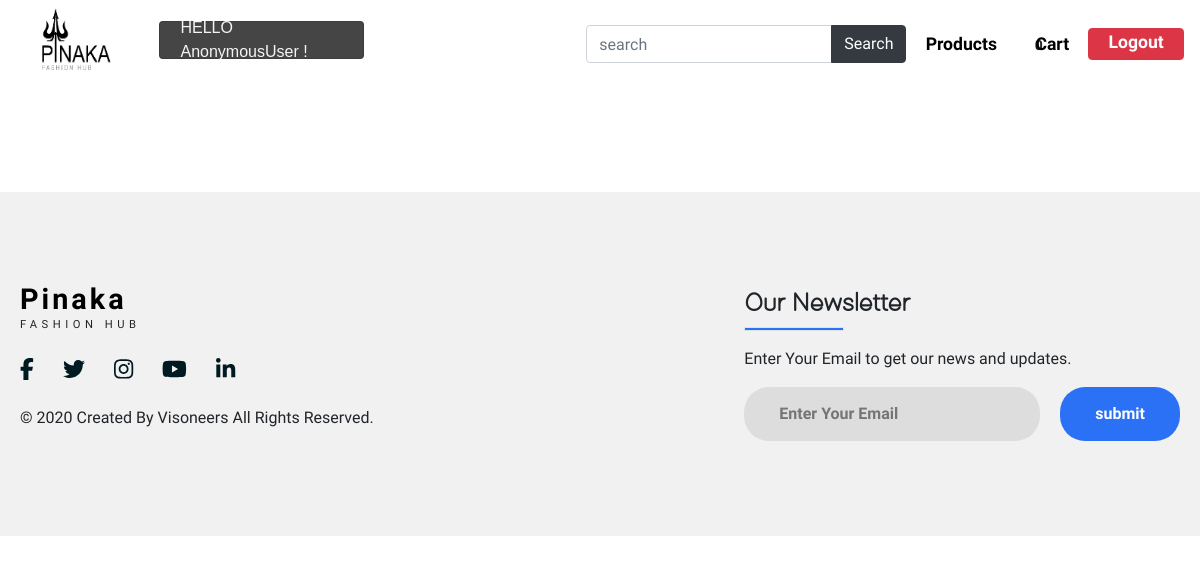
/category/?category=4, run on an earlier commit of the app's database.
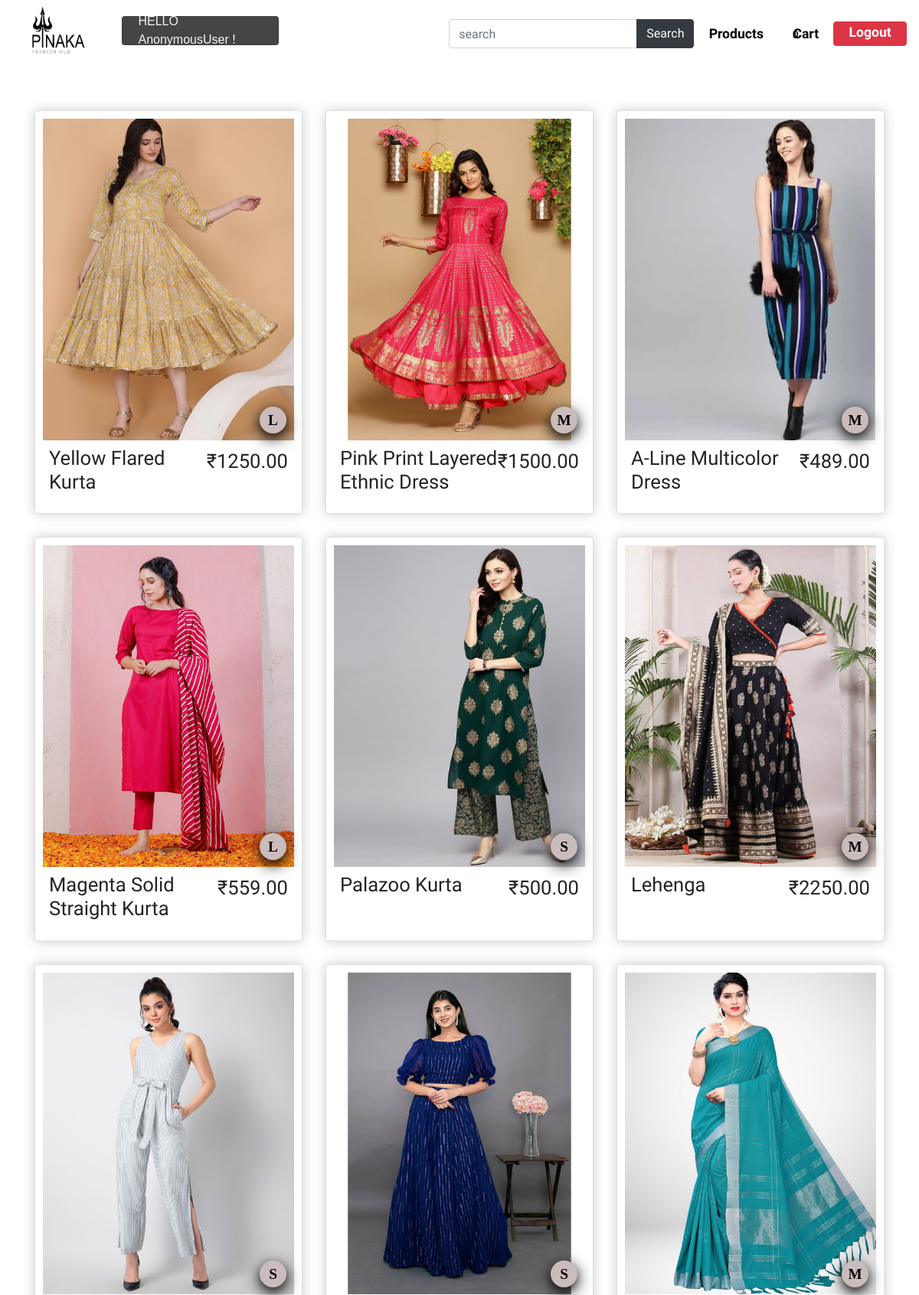
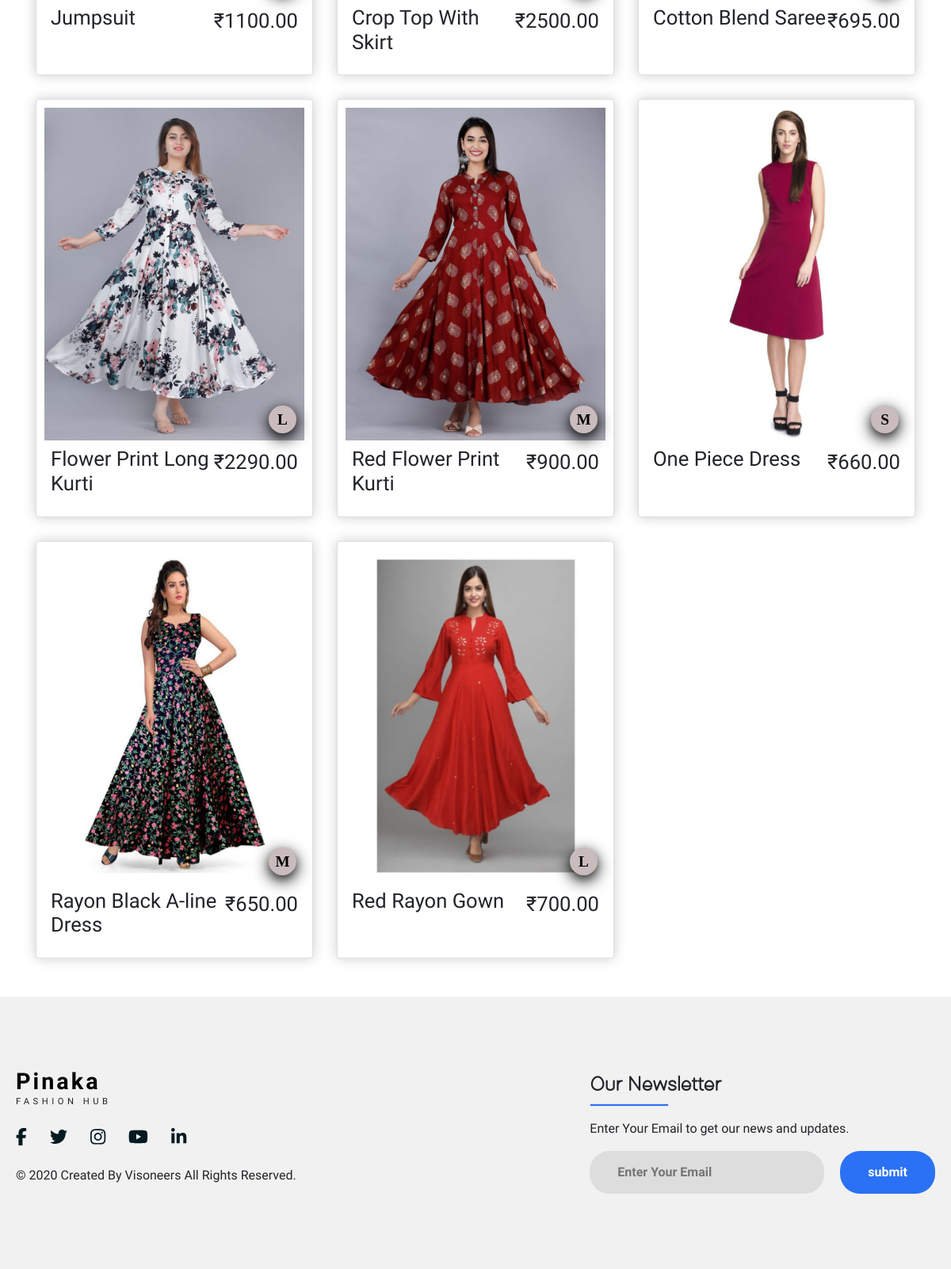
And on a later commit of the database (2 pictures, top to bottom).
### store/models.py (models this page shows, shortened)
class Product(models.Model):
    name=models.CharField(max_length=200,null=True)
    category=models.ForeignKey(Categorie,on_delete=models.SET_NULL,blank=True,null=True)
    price=models.FloatField()
    brand=models.ForeignKey(brand,on_delete=models.CASCADE)
    size=models.ForeignKey(size,on_delete=models.CASCADE)
    color=models.ForeignKey(color,on_delete=models.CASCADE)
    digital=models.BooleanField(default=False,null=True,blank=False)
    image=models.ImageField(null=True,blank=True)
    @property
    def imageURL(self):
        try:
            url=self.image.url #chk
        except:
            url=' '
        return url

class size(models.Model):
    title=models.CharField(max_length=10)
    def __str__(self):
        return (self.title)

### store/views.py (the view)
# urls.py: path('category/',views.category),
def category(request):
    categoryId = request.GET.get('category')
    print(request.GET)
    if categoryId is not None:
        products = Product.objects.filter(category = categoryId)
    else:
        products = Product.objects.all()
    if request.user.is_authenticated:
        customer=request.user.customer
        order,created=Order.objects.get_or_create(customer=customer,complete=False)
        items=order.orderitem_set.all()
        cartItems=order.get_cart_items
    else:
        items=[]
        order={'get_cart_total':0,'get_cart_items':0,'shipping':False}
        cartItems=order['get_cart_items']
    context={'products':products,'cartItems':cartItems}
    return render(request,'store/category.html',context)

### store/templates/store/category.html (shortened to what this page needs)
{% extends 'store/main.html' %}
{% load static %}
{% block content %}
<div class="container">
    <br><br>
    <div class="product">
        {% for product in products %}
        <div class="box-element card">
            <div class="img">
                <img src="{{product.imageURL}}" alt="Network Problem">
            <h3 class="size">{{product.size}}</h3>
        </div>
            <div class="content">
                <h1>{{product.name}}</h1>
                <span class="price">₹{{product.price|floatformat:2}}</span>
            </div>
        </div>
        {% endfor %}
    </div>
</div>
{% endblock content %}

### store/templates/store/main.html (shortened to what this page needs)
<!DOCTYPE html>
{% load static %}
<html lang="en">
<head>
    <link rel="stylesheet" href="https://cdn.jsdelivr.net/npm/bootstrap@4.5.3/dist/css/bootstrap.min.css"
>
    <link rel="stylesheet" type="text/css" href="{% static 'css/main.css' %}">
    <link rel="stylesheet" type="text/css" href="//cdn.jsdelivr.net/npm/slick-carousel@1.8.1/slick/slick.css">
    <link rel="stylesheet" type="text/css" href="{% static 'css/store.css' %}">
</head>
<body>
    <nav class="navigation ">
        <div class="logo">
            <a href="{% url 'store' %}"><img src="{% static 'images/sample.png' %}"></a>
        </div>
        <div class=" card list-group-item hi-msg"
            style="font-family: sans-serif;">
            HELLO {{user}} !
        </div>
        <ul class="nav-menu">
            <div>
                <form class="form-inline my-2 my-lg-0" action="/search">
                    <div class="input-group">
                        <input name="search" type="text" class="form-control" placeholder="search" />
                        <div class="input-group-append">
                            <button class="btn btn-dark" type="submit" id="button-addon2">Search</button>
                        </div>
                    </div>
                </form>
            </div>
            <li><a href="{% url 'product' %}">Products</a></li>
            <div class="cart-icon">
                <span class='item-count'>{{cartItems}}</span>
                <a href="{% url 'cart' %}"> Cart</a>
            </div>
            <li><a class="hello-msg btn btn-danger" id="logout_btn " href="{% url 'logoutUser' %}"
                    style="height:2rem">Logout</a></li>
        </ul>
    </nav>
    <div class="container-fluid p-0">
        {% block content %}
        {% endblock content %}
    </div>
    <br><br>
    <footer>
        <div class="footer">
            <div class="left-col">
                <div class="heading">
                    <h1><a href="{% url 'store' %}">Pinaka</a></h1>
                    <p>FASHION HUB</p>
                </div>
                <div class="social-media">
                    <a href="#"><i class="fab fa-facebook-f"></i></a>
                    <a href="#"><i class="fab fa-twitter"></i></a>
                    <a href="#"><i class="fab fa-instagram"></i></a>
                    <a href="#"><i class="fab fa-youtube"></i></a>
                    <a href="#"><i class="fab fa-linkedin-in"></i></a>
                </div>
                <p class="rights-text">© 2020 Created By Visoneers All Rights Reserved.</p>
            </div>
            <div class="right-col">
                <h1>Our Newsletter</h1>
                <div class="border"></div>
                <p>Enter Your Email to get our news and updates.</p>
                <form action="" class="newsletter-form">
                    <input type="text" class="txtb" placeholder="Enter Your Email">
                    <input type="submit" class="button" value="submit">
                </form>
            </div>
        </div>
    </footer>
</body>
</html>

### static/css/main.css (style rules this page uses)
html, body { margin: 0; padding: 0; width: 100%; height: 100vh; font-family: 'Open Sans Condensed'; }
a, a:hover { color: black; text-decoration: none; }
.hi-msg { display: flex; top: 13px; position: relative; height: calc(1.5em + .75rem + 2px); width: 15rem; background-color: #454545; color: whitesmoke; justify-content: center; align-items:center; }
.navigation { display: flex; height: 11vh; width: 100%; padding: 0.5rem 1rem; overflow: hidden; margin-bottom: 0; border-bottom: 0; }
.navigation::before { opacity: 0.5; }
.navigation .logo { width: 15%; align-items: center; cursor: pointer; }
.navigation .logo img { width: 100px; height: 100%; padding-left: 1rem; }
.navigation .nav-menu { margin: 0; width: 85%; height: 100%; list-style-type: none; display: flex; align-items: center; justify-content: flex-end; }
.navigation .nav-menu a { padding: 0rem 1.2rem; font-size: 1.1rem; position: relative; font-weight: bold; }
.nav-menu .cart-icon { position: relative; display: flex; align-items: center; justify-content: center; }
.nav-menu .cart-icon .item-count { position: absolute; font-size: 14px; font-weight: bold; padding-top: 4px; padding-right: 27px; }
footer { background: #f1f1f1; padding: 90px 0; }
.footer { max-width: 1300px; margin: auto; padding: 0 20px; display: flex; justify-content: space-between; align-items: center; flex-wrap: wrap-reverse; }
.heading { display: block; font-size: 1.3rem; letter-spacing: 3px; }
.heading h1 { font-size: 1.8rem; margin-block-end: 0em; font-weight: bold; }
.heading p { font-size: 0.7rem; letter-spacing: 4.5px; margin-block-start: 0em; font-weight: lighter; }
.social-media { margin: 20px 0; }
.social-media a { color: #001a21; margin-right: 25px; font-size: 22px; text-decoration: none; transition: .3s linear; }
.right-col h1 { font-family: "Demure"; font-weight: bold; font-size: 26px; }
.right-col p { margin-block-start: 1em; }
.border { width: 100px; height: 4px; background: #2a71f5; }
.newsletter-form { display: flex; justify-content: center; align-items: center; flex-wrap: wrap; }
.txtb { flex: 1; padding: 15px 35px; font-size: 16px; color: #293043; background: #ddd; border: none; font-weight: 700; outline: none; border-radius: 25px; min-width: 260px; }
.button { padding: 15px 35px; font-size: 16px; color: white; background: #2a71f5; border: none; font-weight: 700; outline: none; border-radius: 25px; margin-left: 20px; cursor: pointer; transition: opacity .3s linear; }

### static/css/store.css (style rules this page uses)
.product { display: grid; grid-template-columns: repeat(auto-fit, minmax(350px, 1fr)); box-sizing: border-box; grid-gap: 30px ; justify-items: center; width: 100%; border-radius: 0 0 4px 4px; }
.product .card { display: flex; flex-direction: column; width: 350px; }
.product .card .img { position: relative; background-size: cover; background-position: center; }
.product .card .img img { width: 100%; height: 420px; }
.content { display: inline-flex; position: relative; padding: 8px; align-items: flex-start; justify-content: space-between; }
.content h1, .content .price { font-size: 1.6rem; }
.box-element { box-shadow:hsl(0, 0%, 80%) 0 0 16px; border-radius: 4px; background-color: #fff; padding: 10px; }
.product .card .size { display: flex; width: 35px; height: 35px; font-family: ubuntu; font-size: larger; font-weight: bold; background-color: rgb(202, 188, 188); color: black; border-radius: 50%; right: 10px; bottom: 1px; position: absolute; justify-content: center; align-items: center; box-shadow: 0 4px 8px 0 rgb(0 0 0 / 20%), 0 6px 20px 0 rgb(0 0 0); }

What changed in the data, as far as the page shows it:
added Product: imageURL (picture), size "L", name "Yellow Flared Kurta", price "1250.00"
added Product: imageURL (picture), size "M", name "Pink Print Layered Ethnic Dress", price "1500.00"
added Product: imageURL (picture), size "M", name "A-Line Multicolor Dress", price "489.00"
added Product: imageURL (picture), size "L", name "Magenta Solid Straight Kurta", price "559.00"
added Product: imageURL (picture), size "S", name "Palazoo Kurta", price "500.00"
added Product: imageURL (picture), size "M", name "Lehenga", price "2250.00"
added Product: imageURL (picture), size "S", name "Jumpsuit", price "1100.00"
added Product: imageURL (picture), size "S", name "Crop Top With Skirt", price "2500.00"
added Product: imageURL (picture), size "M", name "Cotton Blend Saree", price "695.00"
added Product: imageURL (picture), size "L", name "Flower Print Long Kurti", price "2290.00"
added Product: imageURL (picture), size "M", name "Red Flower Print Kurti", price "900.00"
added Product: imageURL (picture), size "S", name "One Piece Dress", price "660.00"
added Product: imageURL (picture), size "M", name "Rayon Black A-line Dress", price "650.00"
added Product: imageURL (picture), size "L", name "Red Rayon Gown", price "700.00"
